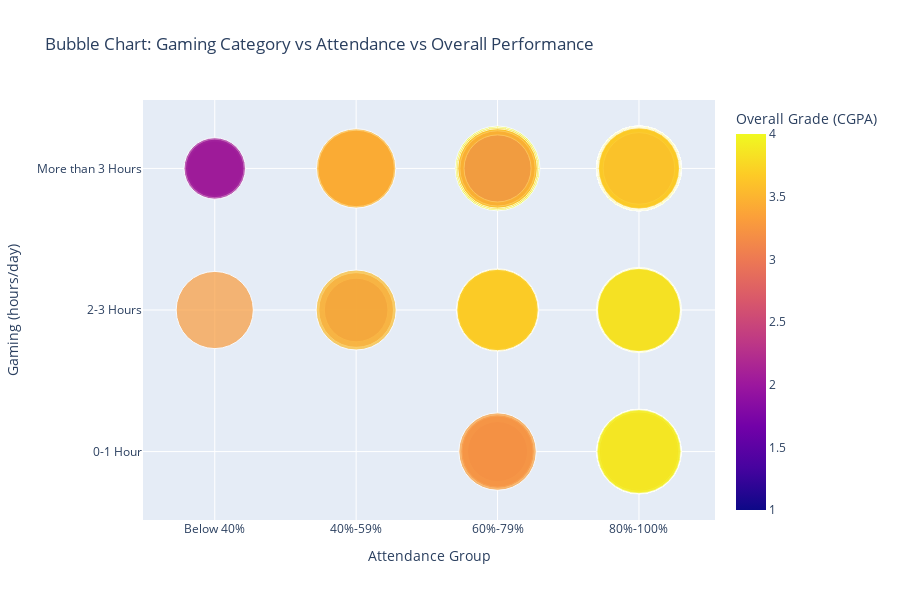

Notebook code for this chart:
### Markdown cell above
#### 3.2.3 Argument 3 voor perspectief 2

De bubble chart toont het verband tussen dagelijkse gametijd, schoolaanwezigheid en cijfers (CGPA). Uit deze visualisatie blijkt duidelijk dat meer gamen samenhangt met lagere studieprestaties

### Code cell
df = pd.read_csv("ResearchInformation3.csv")

# Filter relevante kolommen en verwijder missende waarden
df_clean = df[["Gaming", "Attendance", "Overall"]].dropna().copy()

# Omgekeerde logische volgorde voor 'Gaming' (hoogste bovenaan)
gaming_order = ["More than 3 Hours", "2-3 Hours", "0-1 Hour"]
df_clean = df_clean[df_clean["Gaming"].isin(gaming_order)]
df_clean["Gaming"] = pd.Categorical(df_clean["Gaming"], categories=gaming_order, ordered=True)

# Gewenste volgorde voor 'Attendance'
attendance_order = ["Below 40%", "40%-59%", "60%-79%", "80%-100%"]
df_clean = df_clean[df_clean["Attendance"].isin(attendance_order)]
df_clean["Attendance"] = pd.Categorical(df_clean["Attendance"], categories=attendance_order, ordered=True)

# Bubble chart aanmaken
fig = px.scatter(
    df_clean,
    x="Attendance",
    y="Gaming",
    size="Overall",
    color="Overall",
    title="Bubble Chart: Gaming Category vs Attendance vs Overall Performance",
    labels={
        "Attendance": "Attendance Group",
        "Gaming": "Gaming (hours/day)",
        "Overall": "Overall Grade (CGPA)"
    },
    category_orders={
        "Attendance": attendance_order,
        "Gaming": gaming_order
    },
    size_max=60,
    height= 600
)

fig.show()

### Figure 1 — Plotly figure (JSON) as saved in the notebook; plotly's stock layout.template omitted (floating-point values rounded to 4 significant figures; data arrays with more than 128 entries replaced by an {"elided": "..."} marker saying what was removed)
{"data": [{"hovertemplate": "Attendance Group=%{x}<br>Gaming (hours/day)=%{y}<br>Overall Grade (CGPA)=%{marker.color}<extra></extra>", "legendgroup": "", "marker": {"color": {"elided": "493 float values"}, "coloraxis": "coloraxis", "size": {"elided": "493 float values"}, "sizemode": "area", "sizeref": 0.001111, "symbol": "circle"}, "mode": "markers", "name": "", "orientation": "v", "showlegend": false, "type": "scatter", "x": {"elided": "493 str values"}, "xaxis": "x", "y": {"elided": "493 str values"}, "yaxis": "y"}], "layout": {"coloraxis": {"colorbar": {"title": {"text": "Overall Grade (CGPA)"}}, "colorscale": [[0, "#0d0887"], [0.1111, "#46039f"], [0.2222, "#7201a8"], [0.3333, "#9c179e"], [0.4444, "#bd3786"], [0.5556, "#d8576b"], [0.6667, "#ed7953"], [0.7778, "#fb9f3a"], [0.8889, "#fdca26"], [1, "#f0f921"]]}, "height": 600, "legend": {"itemsizing": "constant", "tracegroupgap": 0}, "title": {"text": "Bubble Chart: Gaming Category vs Attendance vs Overall Performance"}, "xaxis": {"anchor": "y", "categoryarray": ["Below 40%", "40%-59%", "60%-79%", "80%-100%"], "categoryorder": "array", "domain": [0, 1], "title": {"text": "Attendance Group"}}, "yaxis": {"anchor": "x", "categoryarray": ["0-1 Hour", "2-3 Hours", "More than 3 Hours"], "categoryorder": "array", "domain": [0, 1], "title": {"text": "Gaming (hours/day)"}}}}
